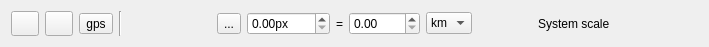
<?xml version="1.0" encoding="UTF-8"?>
<ui version="4.0">
 <class>MapTabWidget</class>
 <widget class="QWidget" name="MapTabWidget">
  <property name="geometry">
   <rect>
    <x>0</x>
    <y>0</y>
    <width>709</width>
    <height>47</height>
   </rect>
  </property>
  <property name="minimumSize">
   <size>
    <width>0</width>
    <height>47</height>
   </size>
  </property>
  <property name="windowTitle">
   <string>Form</string>
  </property>
  <property name="toolTip">
   <string/>
  </property>
  <layout class="QHBoxLayout">
   <item>
    <widget class="QToolButton" name="mapTabNameTlBtt">
     <property name="toolTip">
      <string>Rename the tab. The name of the map file remains unchanged</string>
     </property>
     <property name="text">
      <string/>
     </property>
     <property name="icon">
      <iconset>
       <normalon>:/Resources/Icons/tab-new.png</normalon>
      </iconset>
     </property>
     <property name="iconSize">
      <size>
       <width>20</width>
       <height>20</height>
      </size>
     </property>
    </widget>
   </item>
   <item>
    <widget class="QToolButton" name="blackWhiteTlBtt">
     <property name="toolTip">
      <string>Show map in grayscale</string>
     </property>
     <property name="text">
      <string/>
     </property>
     <property name="icon">
      <iconset>
       <normalon>:/Resources/Icons/black-white.png</normalon>
      </iconset>
     </property>
     <property name="iconSize">
      <size>
       <width>20</width>
       <height>20</height>
      </size>
     </property>
     <property name="checkable">
      <bool>true</bool>
     </property>
    </widget>
   </item>
   <item>
    <widget class="QToolButton" name="gpsTlBtt">
     <property name="toolTip">
      <string>GPS not implemented yet</string>
     </property>
     <property name="text">
      <string>gps</string>
     </property>
     <property name="icon">
      <iconset resource="gribouillot.qrc">
       <normaloff>:/Resources/Icons/gps-off.png</normaloff>:/Resources/Icons/gps-off.png</iconset>
     </property>
     <property name="iconSize">
      <size>
       <width>20</width>
       <height>20</height>
      </size>
     </property>
     <property name="checkable">
      <bool>false</bool>
     </property>
    </widget>
   </item>
   <item>
    <widget class="Line" name="verticalSeparator">
     <property name="orientation">
      <enum>Qt::Vertical</enum>
     </property>
    </widget>
   </item>
   <item>
    <spacer name="horizontalSpacer_2">
     <property name="orientation">
      <enum>Qt::Horizontal</enum>
     </property>
     <property name="sizeHint" stdset="0">
      <size>
       <width>40</width>
       <height>20</height>
      </size>
     </property>
    </spacer>
   </item>
   <item>
    <widget class="QToolButton" name="scaleRulerTlBtt">
     <property name="toolTip">
      <string>Set the kilometer/pixel scale</string>
     </property>
     <property name="statusTip">
      <string>Click on a first reference point to start the measure</string>
     </property>
     <property name="text">
      <string>...</string>
     </property>
     <property name="icon">
      <iconset>
       <normalon>:/Resources/Icons/measure-tape-px.png</normalon>
      </iconset>
     </property>
     <property name="iconSize">
      <size>
       <width>20</width>
       <height>20</height>
      </size>
     </property>
     <property name="checkable">
      <bool>true</bool>
     </property>
    </widget>
   </item>
   <item>
    <widget class="QDoubleSpinBox" name="pxSpinBox">
     <property name="sizePolicy">
      <sizepolicy hsizetype="Maximum" vsizetype="Fixed">
       <horstretch>0</horstretch>
       <verstretch>0</verstretch>
      </sizepolicy>
     </property>
     <property name="suffix">
      <string>px</string>
     </property>
     <property name="maximum">
      <double>9999.989999999999782</double>
     </property>
    </widget>
   </item>
   <item>
    <widget class="QLabel" name="equalSign">
     <property name="sizePolicy">
      <sizepolicy hsizetype="Maximum" vsizetype="Expanding">
       <horstretch>0</horstretch>
       <verstretch>0</verstretch>
      </sizepolicy>
     </property>
     <property name="text">
      <string>=</string>
     </property>
    </widget>
   </item>
   <item>
    <widget class="QDoubleSpinBox" name="kmSpinBox">
     <property name="sizePolicy">
      <sizepolicy hsizetype="Maximum" vsizetype="Fixed">
       <horstretch>0</horstretch>
       <verstretch>0</verstretch>
      </sizepolicy>
     </property>
     <property name="specialValueText">
      <string/>
     </property>
     <property name="maximum">
      <double>9999.989999999999782</double>
     </property>
    </widget>
   </item>
   <item>
    <widget class="QComboBox" name="mKmComboBox">
     <property name="sizePolicy">
      <sizepolicy hsizetype="Maximum" vsizetype="Fixed">
       <horstretch>0</horstretch>
       <verstretch>0</verstretch>
      </sizepolicy>
     </property>
     <item>
      <property name="text">
       <string notr="true">km</string>
      </property>
     </item>
     <item>
      <property name="text">
       <string notr="true">m</string>
      </property>
     </item>
    </widget>
   </item>
   <item>
    <spacer name="horizontalSpacer">
     <property name="orientation">
      <enum>Qt::Horizontal</enum>
     </property>
     <property name="sizeType">
      <enum>QSizePolicy::Maximum</enum>
     </property>
     <property name="sizeHint" stdset="0">
      <size>
       <width>60</width>
       <height>20</height>
      </size>
     </property>
    </spacer>
   </item>
   <item>
    <widget class="QLabel" name="systemScaleLbl">
     <property name="text">
      <string>System scale</string>
     </property>
    </widget>
   </item>
   <item>
    <spacer name="horizontalSpacer_3">
     <property name="orientation">
      <enum>Qt::Horizontal</enum>
     </property>
     <property name="sizeHint" stdset="0">
      <size>
       <width>40</width>
       <height>20</height>
      </size>
     </property>
    </spacer>
   </item>
  </layout>
 </widget>
 <resources>
  <include location="gribouillot.qrc"/>
 </resources>
 <connections/>
</ui>
